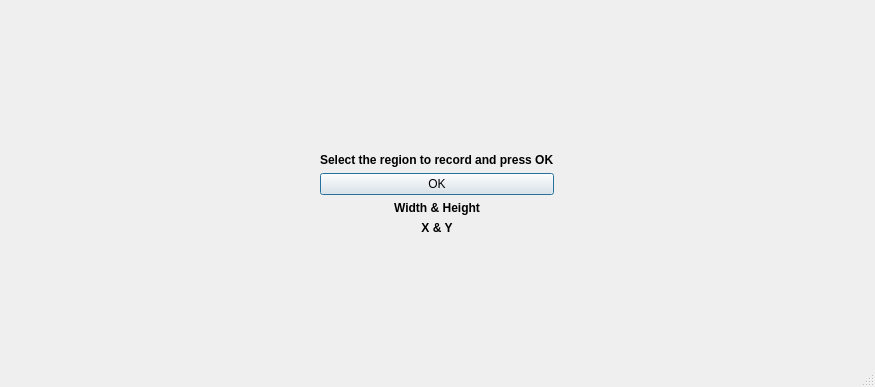
<?xml version="1.0" encoding="UTF-8"?>
<ui version="4.0">
 <class>AreaSelectorDialog</class>
 <widget class="QDialog" name="AreaSelectorDialog">
  <property name="geometry">
   <rect>
    <x>0</x>
    <y>0</y>
    <width>875</width>
    <height>387</height>
   </rect>
  </property>
  <property name="windowTitle">
   <string>Select the region to record and press OK</string>
  </property>
  <property name="sizeGripEnabled">
   <bool>true</bool>
  </property>
  <layout class="QVBoxLayout" name="verticalLayout">
   <property name="margin">
    <number>0</number>
   </property>
   <item>
    <layout class="QGridLayout" name="gridLayout">
     <item row="4" column="1">
      <widget class="QLabel" name="labelXY">
       <property name="font">
        <font>
         <weight>75</weight>
         <bold>true</bold>
        </font>
       </property>
       <property name="toolTip">
        <string notr="true"/>
       </property>
       <property name="statusTip">
        <string notr="true"/>
       </property>
       <property name="whatsThis">
        <string notr="true"/>
       </property>
       <property name="accessibleName">
        <string notr="true"/>
       </property>
       <property name="accessibleDescription">
        <string notr="true"/>
       </property>
       <property name="text">
        <string notr="true">X &amp; Y</string>
       </property>
       <property name="alignment">
        <set>Qt::AlignCenter</set>
       </property>
      </widget>
     </item>
     <item row="3" column="1">
      <widget class="QLabel" name="labelWidthHeight">
       <property name="font">
        <font>
         <weight>75</weight>
         <bold>true</bold>
        </font>
       </property>
       <property name="text">
        <string notr="true">Width &amp; Height</string>
       </property>
       <property name="alignment">
        <set>Qt::AlignCenter</set>
       </property>
      </widget>
     </item>
     <item row="6" column="1">
      <spacer name="verticalSpacer">
       <property name="orientation">
        <enum>Qt::Vertical</enum>
       </property>
       <property name="sizeHint" stdset="0">
        <size>
         <width>20</width>
         <height>40</height>
        </size>
       </property>
      </spacer>
     </item>
     <item row="0" column="1">
      <spacer name="verticalSpacer_2">
       <property name="orientation">
        <enum>Qt::Vertical</enum>
       </property>
       <property name="sizeHint" stdset="0">
        <size>
         <width>20</width>
         <height>40</height>
        </size>
       </property>
      </spacer>
     </item>
     <item row="2" column="0">
      <spacer name="horizontalSpacer">
       <property name="orientation">
        <enum>Qt::Horizontal</enum>
       </property>
       <property name="sizeHint" stdset="0">
        <size>
         <width>469</width>
         <height>20</height>
        </size>
       </property>
      </spacer>
     </item>
     <item row="2" column="2">
      <spacer name="horizontalSpacer_2">
       <property name="orientation">
        <enum>Qt::Horizontal</enum>
       </property>
       <property name="sizeHint" stdset="0">
        <size>
         <width>469</width>
         <height>20</height>
        </size>
       </property>
      </spacer>
     </item>
     <item row="2" column="1">
      <widget class="QPushButton" name="pushButtonOK">
       <property name="text">
        <string>OK</string>
       </property>
      </widget>
     </item>
     <item row="1" column="1">
      <widget class="QLabel" name="label">
       <property name="font">
        <font>
         <weight>75</weight>
         <bold>true</bold>
        </font>
       </property>
       <property name="text">
        <string>Select the region to record and press OK</string>
       </property>
      </widget>
     </item>
    </layout>
   </item>
  </layout>
 </widget>
 <resources/>
 <connections/>
</ui>
